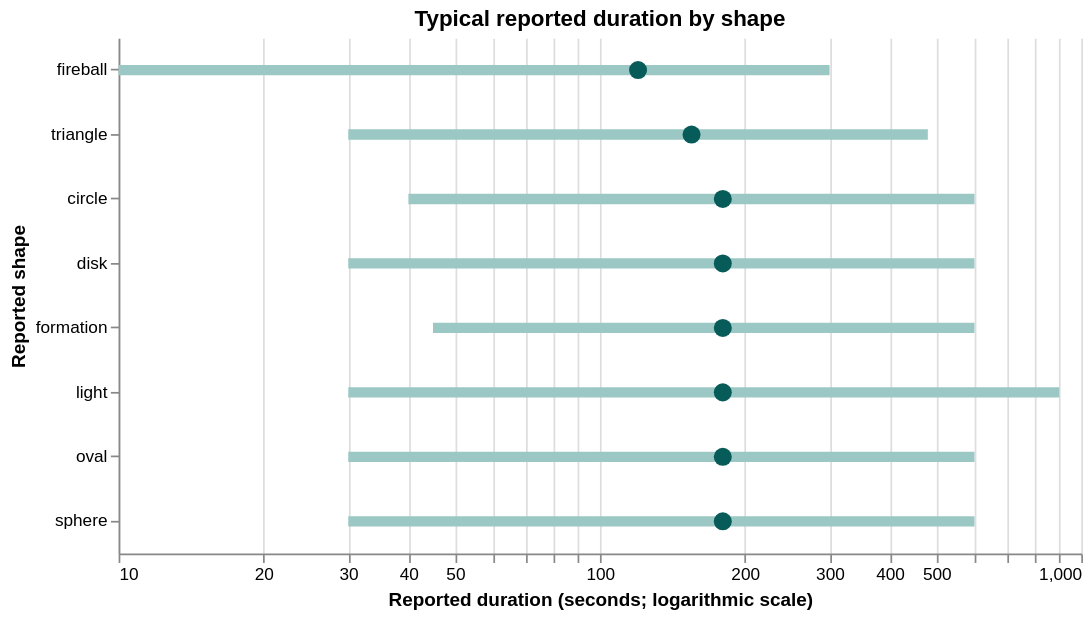

Notebook cell for this chart:
### Markdown cell above
## Plot 1 · Duration differs across reported shapes
This horizontal interval-and-dot chart summarizes self-reported duration for each shape. Shape is nominal (`N`) on y, ordered by median duration; the quantitative (`Q`) x position shows seconds on a logarithmic scale. Each line extends from the 25th to the 75th percentile, and its dot marks the median. The IQR describes the middle half of reported durations, not uncertainty in the median. Python calculates the counts, medians and quartiles from the shared cohort, without trimming outliers. A constant teal identifies all median dots and a lighter teal identifies the intervals; color does not encode another variable. Log spacing makes multiplicative differences readable and remains labeled in seconds. Tooltips provide counts and exact summaries. Unlike a mean, the median is less dominated by extreme reported durations. This chart is static apart from its tooltips; Plot 2 supplies the required data-filtering interaction.

### Code cell
base = alt.Chart(summary).encode(
    y=alt.Y('shape:N', sort=shape_order, title='Reported shape'),
    tooltip=[alt.Tooltip('shape:N', title='Shape'),
             alt.Tooltip('reports:Q', title='Reports', format=','),
             alt.Tooltip('q1:Q', title='25th percentile (s)', format='.1f'),
             alt.Tooltip('median:Q', title='Median (s)', format='.1f'),
             alt.Tooltip('q3:Q', title='75th percentile (s)', format='.1f')])
intervals = base.mark_rule(strokeWidth=6, color='#9bc8c4').encode(
    x=alt.X('q1:Q', scale=alt.Scale(type='log', zero=False),
            title='Reported duration (seconds; logarithmic scale)'), x2='q3:Q')
dots = base.mark_circle(size=110, color='#075c59', opacity=1).encode(
    x=alt.X('median:Q', scale=alt.Scale(type='log', zero=False)))
duration_chart = (intervals + dots).properties(width=560, height=300,
    title='Typical reported duration by shape').configure_view(stroke=None)
display(duration_chart)
try:
    import vl_convert as vlc
    display(Image(vlc.vegalite_to_png(duration_chart.to_dict(), scale=1.5)))
except ImportError:
    print('Optional static preview skipped; use the interactive chart above.')

### Figure 1 — Vega-Lite specification as saved in the notebook (floating-point values rounded to 4 significant figures)
{"config": {"view": {"continuousWidth": 300, "continuousHeight": 300, "stroke": null}}, "layer": [{"mark": {"type": "rule", "color": "#9bc8c4", "strokeWidth": 6}, "encoding": {"tooltip": [{"field": "shape", "title": "Shape", "type": "nominal"}, {"field": "reports", "format": ",", "title": "Reports", "type": "quantitative"}, {"field": "q1", "format": ".1f", "title": "25th percentile (s)", "type": "quantitative"}, {"field": "median", "format": ".1f", "title": "Median (s)", "type": "quantitative"}, {"field": "q3", "format": ".1f", "title": "75th percentile (s)", "type": "quantitative"}], "x": {"field": "q1", "scale": {"type": "log", "zero": false}, "title": "Reported duration (seconds; logarithmic scale)", "type": "quantitative"}, "x2": {"field": "q3"}, "y": {"field": "shape", "sort": ["fireball", "triangle", "circle", "disk", "formation", "light", "oval", "sphere"], "title": "Reported shape", "type": "nominal"}}}, {"mark": {"type": "circle", "color": "#075c59", "opacity": 1, "size": 110}, "encoding": {"tooltip": [{"field": "shape", "title": "Shape", "type": "nominal"}, {"field": "reports", "format": ",", "title": "Reports", "type": "quantitative"}, {"field": "q1", "format": ".1f", "title": "25th percentile (s)", "type": "quantitative"}, {"field": "median", "format": ".1f", "title": "Median (s)", "type": "quantitative"}, {"field": "q3", "format": ".1f", "title": "75th percentile (s)", "type": "quantitative"}], "x": {"field": "median", "scale": {"type": "log", "zero": false}, "type": "quantitative"}, "y": {"field": "shape", "sort": ["fireball", "triangle", "circle", "disk", "formation", "light", "oval", "sphere"], "title": "Reported shape", "type": "nominal"}}}], "data": {"name": "data-1aa51de9e18c9b8cc9f309ec19608e7e"}, "height": 300, "title": "Typical reported duration by shape", "width": 560, "$schema": "https://vega.github.io/schema/vega-lite/v6.4.1.json", "datasets": {"data-1aa51de9e18c9b8cc9f309ec19608e7e": [{"shape": "circle", "reports": 4979, "q1": 40.0, "median": 180.0, "q3": 600.0}, {"shape": "disk", "reports": 2490, "q1": 30.0, "median": 180.0, "q3": 600.0}, {"shape": "fireball", "reports": 4285, "q1": 10.0, "median": 120.0, "q3": 300.0}, {"shape": "formation", "reports": 1614, "q1": 45.0, "median": 180.0, "q3": 600.0}, {"shape": "light", "reports": 11254, "q1": 30.0, "median": 180.0, "q3": 900.0}, {"shape": "oval", "reports": 2358, "q1": 30.0, "median": 180.0, "q3": 600.0}, {"shape": "sphere", "reports": 3408, "q1": 30.0, "median": 180.0, "q3": 600.0}, {"shape": "triangle", "reports": 5029, "q1": 30.0, "median": 155.0, "q3": 480.0}]}}
